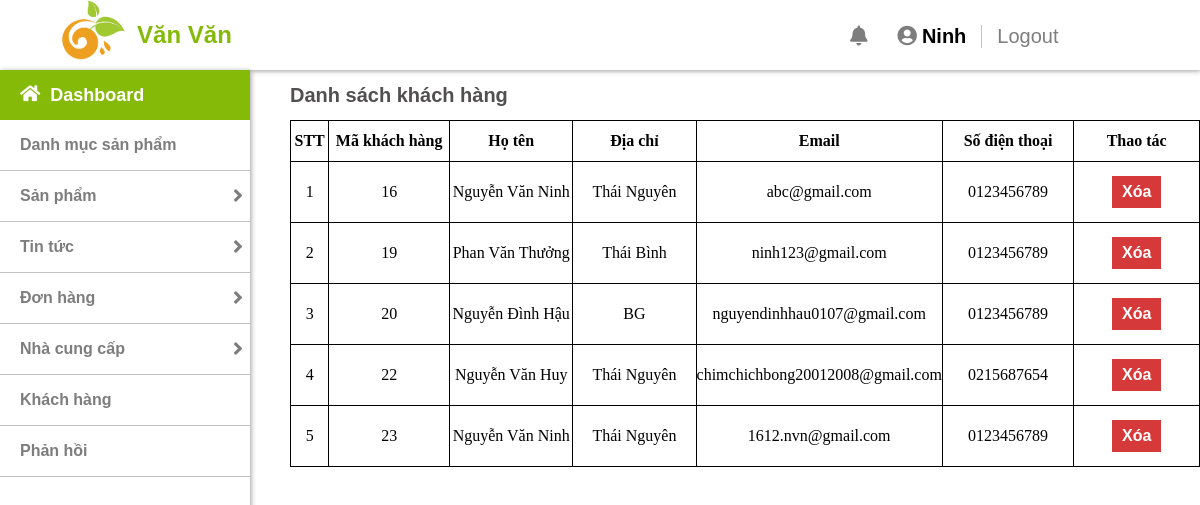
Page /admin/users.php (signed in) on the committed database.
### tables this page shows
CREATE TABLE `user` (
  `user_id` int(11) NOT NULL,
  `password` varchar(255) NOT NULL,
  `name` varchar(255) NOT NULL,
  `address` varchar(255) NOT NULL,
  `email` varchar(255) NOT NULL,
  `phone` varchar(100) NOT NULL
);

### lib/database.php (called while the page is built, shortened)
<?php
    class Database{
        public $host = DB_HOST;
        public $user = DB_USER;
        public $pass = DB_PASS;
        public $dbname = DB_NAME;
        public $link;
        private function connectDB(){
            $this->link =  new mysqli($this->host, $this->user, $this->pass, $this->dbname);
        }
        public function select($query){
            $result = $this->link->query($query) or die($this->link->error.__LINE__);
            if($result->num_rows > 0){
                return $result;
            }
            else {
                return false;
            }
        }
    }

### classes/user.php (called while the page is built, shortened)
<?php
    $filepath = realpath(dirname(__FILE__));
    include_once ($filepath.'/../lib/database.php');
?>
<?php
    class user{
        private $db;
        public function __construct()
        {
            $this->db = new Database();
        }
        public function show_user()
        {
            $query = "SELECT * from user";
            $result = $this->db->select($query);
            return $result;
        }
    }
?>

### admin/users.php (the view, shortened to what this page needs)
<?php
    include "include/header.php";
    include "include/sidebar.php";
    include "../classes/user.php";
?>
<?php
     $user = new user();
?>
<div class="content">
    <p class="content-title">Danh sách khách hàng</p>
    <table>
        <tr>
            <th id="stt">STT</th>
            <th>Mã khách hàng</th>
            <th>Họ tên</th>
            <th>Địa chỉ</th>
            <th>Email</th>
            <th>Số điện thoại</th>
            <th>Thao tác</th>
        </tr>
        <?php
            $user_list = $user->show_user();
            if($user_list){
                $i = 0;
                while($result = $user_list->fetch_assoc()){
                    $i ++;
        ?>
        <tr>
            <td  id="stt"><?php echo $i; ?></td>
            <td ><?php  echo $result['user_id'] ?></td>
            <td ><?php  echo $result['name'] ?></td>
            <td ><?php  echo $result['address'] ?></td>
            <td ><?php  echo $result['email'] ?></td>
            <td ><?php  echo $result['phone'] ?></td>
            <td >
                <a class="xoa" onclick="return confirm('Bạn có chắc muốn xóa không?')" href="?user_id=<?php echo $result['user_id']; ?>">Xóa</a>
            </td>
        </tr>
        <?php
                }
            }
        ?>
    </table>
</div>

### admin/css/style.css (style rules this page uses)
* { margin: 0; padding: 0; }
a { text-decoration: none; }
h1, h2, h3, p, a { font-family: "Roboto Slab", sans-serif; }
.content { float: right; width: calc(100% - 290px); padding-bottom: 100px; }
.content-title { color: rgba(51, 48, 48, 0.85); font-size: 20px; font-weight: bold; line-height: 50px; }
th { height: 40px; }
td, th { border: 1px solid; width: 150px; }
td { height: 40px; }
table { border-collapse: collapse; }
#stt { width: 40px; }
td { padding-top: 10px; padding-bottom: 10px; text-align: center; }
td>a { background: #86ba09; color: white; padding-top: 7px; padding-left: 10px; padding-right: 10px; padding-bottom: 7px; font-weight: bold; margin-left: 5px; margin-right: 5px; display: inline-block; }
.xoa { background-color: rgb(214, 57, 57); }

### rows in the picture
user: user_id "16", name "Nguyễn Văn Ninh", address "Thái Nguyên", email "abc@gmail.com", phone "0123456789"
user: user_id "19", name "Phan Văn Thưởng", address "Thái Bình", email "ninh123@gmail.com", phone "0123456789"
user: user_id "20", name "Nguyễn Đình Hậu", address "BG", email "nguyendinhhau0107@gmail.com", phone "0123456789"
user: user_id "22", name "Nguyễn Văn Huy", address "Thái Nguyên", email "chimchichbong20012008@gmail.com", phone "0215687654"
user: user_id "23", name "Nguyễn Văn Ninh", address "Thái Nguyên", email "1612.nvn@gmail.com", phone "0123456789"

### other values in the picture
$admin_name "Ninh"
